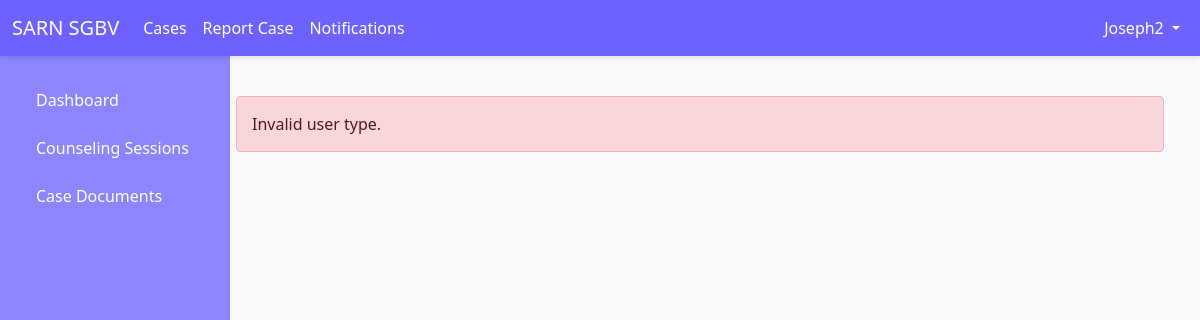
The app's page /dashboard/ (signed in), older data.
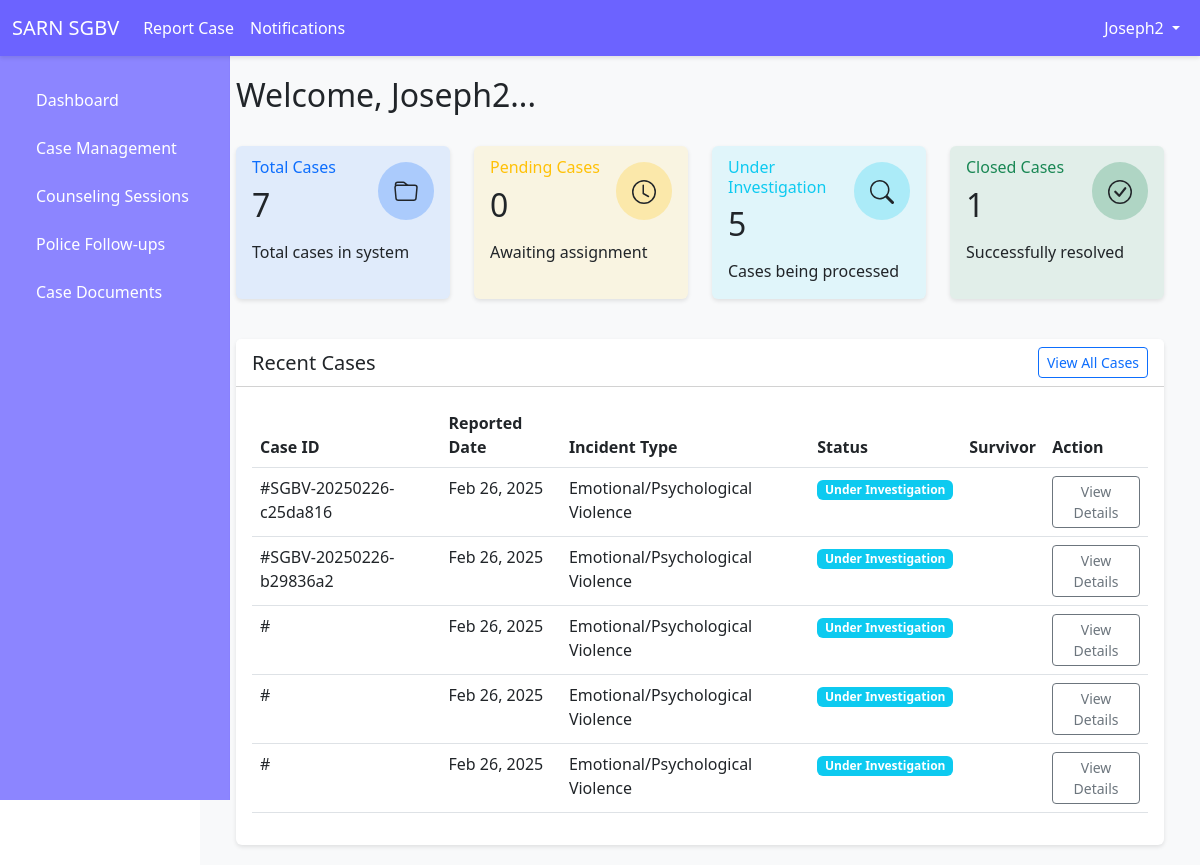
The same page, newer data.
### users/models.py (models this page shows)
class User(AbstractUser):
    ROLE_CHOICES = [
        ('survivor', 'Survivor'),
        ('officer', 'SGBV Officer'),
        ('law_enforcement', 'Law Enforcement'),
        ('medical_officer', 'Medical Officer'),
    ]
    role = models.CharField(max_length=20, choices=ROLE_CHOICES, default='survivor')
    phone = models.CharField(max_length=15, blank=True, null=True)
    address = models.TextField(blank=True, null=True)
    groups = models.ManyToManyField(Group, related_name="custom_user_groups", blank=True)
    user_permissions = models.ManyToManyField(Permission, related_name="custom_user_permissions", blank=True)

### cases/models.py (models this page shows, shortened)
class Case(models.Model):
    INCIDENT_TYPE_CHOICES = (
        ('physical', 'Physical Violence'),
        ('sexual', 'Sexual Violence'),
        ('emotional', 'Emotional/Psychological Violence'),
        ('economic', 'Economic Violence'),
        ('other', 'Other'),
    )
    STATUS_CHOICES = (
        ('reported', 'Reported'),
        ('under_investigation', 'Under Investigation'),
        ('medical_examination', 'Medical Examination'),
        ('legal_proceedings', 'Legal Proceedings'),
        ('closed', 'Closed'),
    )
    survivor = models.ForeignKey(User, on_delete=models.PROTECT, related_name='reported_incidents')
    incident_type = models.CharField(max_length=20, choices=INCIDENT_TYPE_CHOICES)
    incident_date = models.DateTimeField()
    incident_location = models.CharField(max_length=255)
    description = models.TextField()
    perpetrator_name = models.CharField(max_length=255, blank=True, null=True)
    perpetrator_details = models.TextField(blank=True, null=True)
    case_number = models.CharField(max_length=50)
    status = models.CharField(max_length=25, choices=STATUS_CHOICES, default='reported')
    report_date = models.DateTimeField(auto_now_add=True)
    assigned_officer = models.ForeignKey(
        User,
        on_delete=models.SET_NULL,
        null=True,
        blank=True,
        related_name='assigned_cases',
        limit_choices_to={'role': 'law_enforcement'}
    )
    created_at = models.DateTimeField(auto_now_add=True)
    updated_at = models.DateTimeField(auto_now=True)

### users/views.py (the view, shortened to what this page needs)
# urls.py: path('dashboard/', login_required(dashboard), name='dashboard'),
@login_required
def dashboard(request):
    context = {
        'unread_notifications_count': Notification.objects.filter(
            user=request.user,
            is_read=False
        ).count()
    }
    print(request.user.role)
    if request.user.role == "survivor":
        user_incidents = Case.objects.filter(survivor=request.user)
        context.update({
            'pending_count': user_incidents.filter(status='reported').count(),
            'investigation_count': user_incidents.filter(status__in=['under_investigation', 'medical_examination', 'legal_proceedings']).count(),
            'closed_count': user_incidents.filter(status='closed').count(),
            'recent_cases': user_incidents.order_by('-report_date')[:5],
            'user_role': 'survivor',
            'total_cases': user_incidents.count(),
            'latest_case_status': user_incidents.order_by('-report_date').first().get_status_display() if user_incidents.exists() else None,
            'cases_this_month': user_incidents.filter(
                report_date__month=timezone.now().month,
                report_date__year=timezone.now().year
            ).count()
        })
    elif request.user.role == "officer":
        all_incidents = Case.objects.all()
        context.update({
            'pending_count': all_incidents.filter(status='reported').count(),
            'investigation_count': all_incidents.filter(status__in=['under_investigation', 'medical_examination', 'legal_proceedings']).count(),
            'closed_count': all_incidents.filter(status='closed').count(),
            'recent_cases': all_incidents.order_by('-report_date')[:5],
            'user_role': 'sgbv_officer',
            'total_cases': all_incidents.count(),
            'cases_by_status': all_incidents.values('status').annotate(count=Count('status')),
            'cases_by_provider': Case.objects.exclude(assigned_officer=None)
                .values('assigned_officer__username')
                .annotate(count=Count('id')),
            'unassigned_cases': all_incidents.filter(assigned_officer=None).count()
        })
    else:
        context.update({
            'error': "Invalid user type.",
            'user_role': 'unknown'
        })
    return render(request, 'users/dashboard.html', context)

### users/templates/users/dashboard.html (shortened to what the changed rows need)
{% extends 'base.html' %}
{% block content %}
<div class="container-fluid">
    {% if error %}
    <div class="alert alert-danger">
        {{ error }}
    </div>
    {% else %}
    <div class="d-flex justify-content-between align-items-center mb-4">
        <h2>Welcome, {{ user.get_username }}...</h2>
    </div>
<div class="row mb-4">
    <div class="col-md-3 mb-3">
        <div class="card bg-primary bg-opacity-10 h-100">
            <div class="card-body">
                <div class="d-flex justify-content-between align-items-start">
                    <div>
                        <h6 class="card-subtitle mb-2 text-primary">Total Cases</h6>
                        <h2 class="card-title mb-0">{{ total_cases }}</h2>
                    </div>
                    <div class="bg-primary bg-opacity-25 rounded-circle p-3">
                    </div>
                </div>
                <p class="card-text mt-3">
                    {% if user_role == 'survivor' %}Your reported incidents
                    {% elif user_role == 'law_enforment' %}Cases assigned to you
                    {% elif user_role == 'medical_examiner' %}Medical examination cases
                    {% else %}Total cases in system{% endif %}
                </p>
            </div>
        </div>
    </div>
    <div class="col-md-3 mb-3">
        <div class="card bg-warning bg-opacity-10 h-100">
            <div class="card-body">
                <div class="d-flex justify-content-between align-items-start">
                    <div>
                        <h6 class="card-subtitle mb-2 text-warning">Pending Cases</h6>
                        <h2 class="card-title mb-0">{{ pending_count }}</h2>
                    </div>
                    <div class="bg-warning bg-opacity-25 rounded-circle p-3">
                        <svg xmlns="http://www.w3.org/2000/svg" width="24" height="24" fill="currentColor" class="bi bi-clock" viewBox="0 0 16 16">
                            <path d="M8 3.5a.5.5 0 0 0-1 0V9a.5.5 0 0 0 .252.434l3.5 2a.5.5 0 0 0 .496-.868L8 8.71V3.5z"/>
                            <path d="M8 16A8 8 0 1 0 8 0a8 8 0 0 0 0 16zm7-8A7 7 0 1 1 1 8a7 7 0 0 1 14 0z"/>
                        </svg>
                    </div>
                </div>
                <p class="card-text mt-3">Awaiting assignment</p>
            </div>
        </div>
    </div>
    <div class="col-md-3 mb-3">
        <div class="card bg-info bg-opacity-10 h-100">
            <div class="card-body">
                <div class="d-flex justify-content-between align-items-start">
                    <div>
                        <h6 class="card-subtitle mb-2 text-info">Under Investigation</h6>
                        <h2 class="card-title mb-0">{{ investigation_count }}</h2>
                    </div>
                    <div class="bg-info bg-opacity-25 rounded-circle p-3">
                    </div>
                </div>
                <p class="card-text mt-3">Cases being processed</p>
            </div>
        </div>
    </div>
    <div class="col-md-3 mb-3">
        <div class="card bg-success bg-opacity-10 h-100">
            <div class="card-body">
                <div class="d-flex justify-content-between align-items-start">
                    <div>
                        <h6 class="card-subtitle mb-2 text-success">Closed Cases</h6>
                        <h2 class="card-title mb-0">{{ closed_count }}</h2>
                    </div>
                    <div class="bg-success bg-opacity-25 rounded-circle p-3">
                    </div>
                </div>
                <p class="card-text mt-3">Successfully resolved</p>
            </div>
        </div>
    </div>
</div>
<div class="card">
    <div class="card-header bg-white">
        <div class="d-flex justify-content-between align-items-center">
            <h5 class="mb-0">Recent Cases</h5>
            <a href="{% url 'case_list' %}" class="btn btn-sm btn-outline-primary">View All Cases</a>
        </div>
    </div>
    <div class="card-body">
        <div class="table-responsive">
            <table class="table table-hover">
                <thead>
                    <tr>
                        <th>Case ID</th>
                        <th>Reported Date</th>
                        <th>Incident Type</th>
                        <th>Status</th>
                        {% if user_role != 'survivor' %}
                        <th>Survivor</th>
                        {% endif %}
                        <th>Action</th>
                    </tr>
                </thead>
                <tbody>
                    {% for case in recent_cases %}
                    <tr>
                        <td>#{{ case.case_number }}</td>
                        <td>{{ case.report_date|date:"M d, Y" }}</td>
                        <td>{{ case.get_incident_type_display }}</td>
                        <td>
                            <span class="badge {% if case.status == 'reported' %}bg-warning
                                {% elif case.status == 'under_investigation' %}bg-info
                                {% elif case.status == 'medical_examination' %}bg-primary
                                {% elif case.status == 'legal_proceedings' %}bg-secondary
                                {% else %}bg-success{% endif %}">
                                {{ case.get_status_display }}
                            </span>
                        </td>
                        {% if user_role != 'survivor' %}
                        <td>{{ case.survivor.get_full_name }}</td>
                        {% endif %}
                        <td>
                            <a href="{% url 'case_detail' case.id %}" class="btn btn-sm btn-outline-secondary">View Details</a>
                        </td>
                    </tr>
                    {% empty %}
                    <tr>
                        <td colspan="{% if user_role == 'law_enforcement' %}7{% elif user_role != 'survivor' %}6{% else %}5{% endif %}" class="text-center py-4">
                            <p class="text-muted mb-0">No recent cases found</p>
                        </td>
                    </tr>
                    {% endfor %}
                </tbody>
            </table>
        </div>
    </div>
</div>
{% endif %}
{% endblock %}

### templates/base.html (shortened to what this page needs)
<!DOCTYPE html>
<html lang="en">
<head>
    <link href="https://cdn.jsdelivr.net/npm/bootstrap@5.3.0/dist/css/bootstrap.min.css" rel="stylesheet">
</head>
<body>
    <nav class="navbar navbar-expand-lg">
        <div class="container-fluid">
            <a class="navbar-brand" href="{% url 'dashboard' %}">SARN SGBV</a>
            <div class="collapse navbar-collapse" id="navbarNav">
                <ul class="navbar-nav me-auto">
                    {% if user.is_authenticated %}
                        {% if user.role in "provider law_enforcement" %}
                        <li class="nav-item">
                            <a class="nav-link" href="{% url 'case_list' %}">Cases</a>
                        </li>
                        {% endif %}
                        <li class="nav-item">
                            <a class="nav-link" href="{% url 'report_case' %}">Report Case</a>
                        </li>
                        <li class="nav-item">
                            <a class="nav-link" href="{% url 'notifications_list' %}">
                                Notifications
                            </a>
                        </li>
                    {% endif %}
                </ul>
                <ul class="navbar-nav">
                    {% if user.is_authenticated %}
                        <li class="nav-item dropdown">
                            <a class="nav-link dropdown-toggle" href="#" id="userDropdown" role="button" data-bs-toggle="dropdown">
                                {{ user.username }}
                            </a>
                        </li>
                    {% else %}
                        <li class="nav-item">
                            <a class="nav-link" href="{% url 'login' %}">Login</a>
                        </li>
                    {% endif %}
                </ul>
            </div>
        </div>
    </nav>
    <div class="container-fluid">
        <div class="row">
            {% if user.is_authenticated %}
            <div class="col-md-3 col-lg-2 d-md-block sidebar collapse">
                <div class="position-sticky">
                    <ul class="nav flex-column">
                        <li class="nav-item">
                            <a class="nav-link" href="{% url 'dashboard' %}">
                                Dashboard
                            </a>
                        </li>
                        {% if user.role in "officer law_enforcement" %}
                        <li class="nav-item">
                            <a class="nav-link" href="{% url 'case_list' %}">
                                Case Management
                            </a>
                        </li>
                        {% endif %}
                        {% if user.role != "law_enforcement" %}
                        <li class="nav-item">
                            <a class="nav-link" href="{% url 'counseling_sessions' %}">
                                Counseling Sessions
                            </a>
                        </li>
                        {% endif %}
                        {% if user.role == "officer" %}
                        <li class="nav-item">
                            <a class="nav-link" href="{% url 'police_followups' %}">
                                Police Follow-ups
                            </a>
                        </li>
                        {% endif %}
                        <li class="nav-item">
                            <a class="nav-link" href="{% url 'case_documents' %}">
                                Case Documents
                            </a>
                        </li>
                    </ul>
                </div>
            </div>
            <main class="col-md-9 ms-sm-auto col-lg-10 px-md-4 main-content">
            {% else %}
            <main class="col-12 px-4 main-content">
            {% endif %}
                {% block content %}
                {% endblock %}
            </main>
        </div>
    </div>
</body>
</html>

Row changes from the older to the newer data that the page shows:
changed User "Joseph2": role "provider" → "officer" (drawn); get_username (not shown) → "Joseph2"
now on this page (row edited): Case: case_number "SGBV-20250226-c25da816", report_date "Feb 26, 2025", incident_type "Emotional/Psychological Violence", status "Under Investigation"
now on this page (row edited): Case: case_number "SGBV-20250226-b29836a2", report_date "Feb 26, 2025", incident_type "Emotional/Psychological Violence", status "Under Investigation"
now on this page (row unchanged): Case: report_date "Feb 26, 2025", incident_type "Emotional/Psychological Violence", status "Under Investigation"
now on this page (row unchanged): Case: report_date "Feb 26, 2025", incident_type "Emotional/Psychological Violence", status "Under Investigation"
now on this page (row unchanged): Case: report_date "Feb 26, 2025", incident_type "Emotional/Psychological Violence", status "Under Investigation"
Text that changed along with them:
{{ total_cases }}: (not shown) → "7"
{{ pending_count }}: (not shown) → "0"
{{ investigation_count }}: (not shown) → "5"
{{ closed_count }}: (not shown) → "1"
{{ error }}: "Invalid user type." → (not shown)
text no longer shown: "Cases"
text now shown: "Case Management Police Follow-ups Welcome, ... Total Cases Total cases in system Pending Cases Awaiting assignment Under Investigation Cases being processed Closed Cases Successfully resolved Recent Cases View All Cases Case ID Reported Date Incident Type Status Survivor Action"
